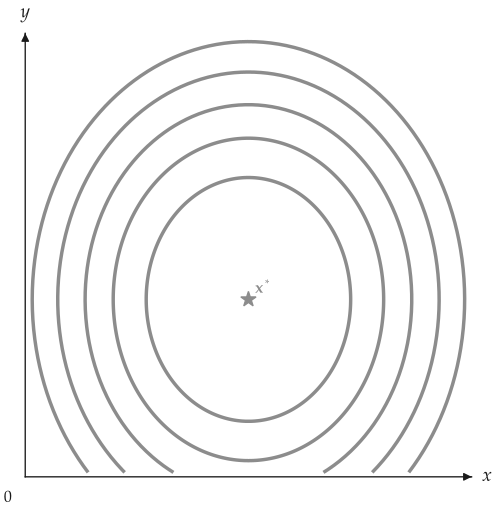

The script that saved this image:
import numpy as np

from utility_viz import Canvas, Config, levels
from utility_viz.models import Satiation

Config.load("manual.toml").use()  # the settings behind this manual's figures

model = Satiation(bliss_x=6.0, bliss_y=4.0)

# curves from a utility grid
X, Y = np.meshgrid(np.linspace(0.1, 12.0, 300), np.linspace(0.1, 10.0, 300))

cvs = Canvas(x_max=12, y_max=10, x_label="$x$", y_label="$y$")
cvs.add_utility(model, levels=levels.percentile(model(X, Y), n=5))  # five percentiles of u
cvs.save("satiation.png")
